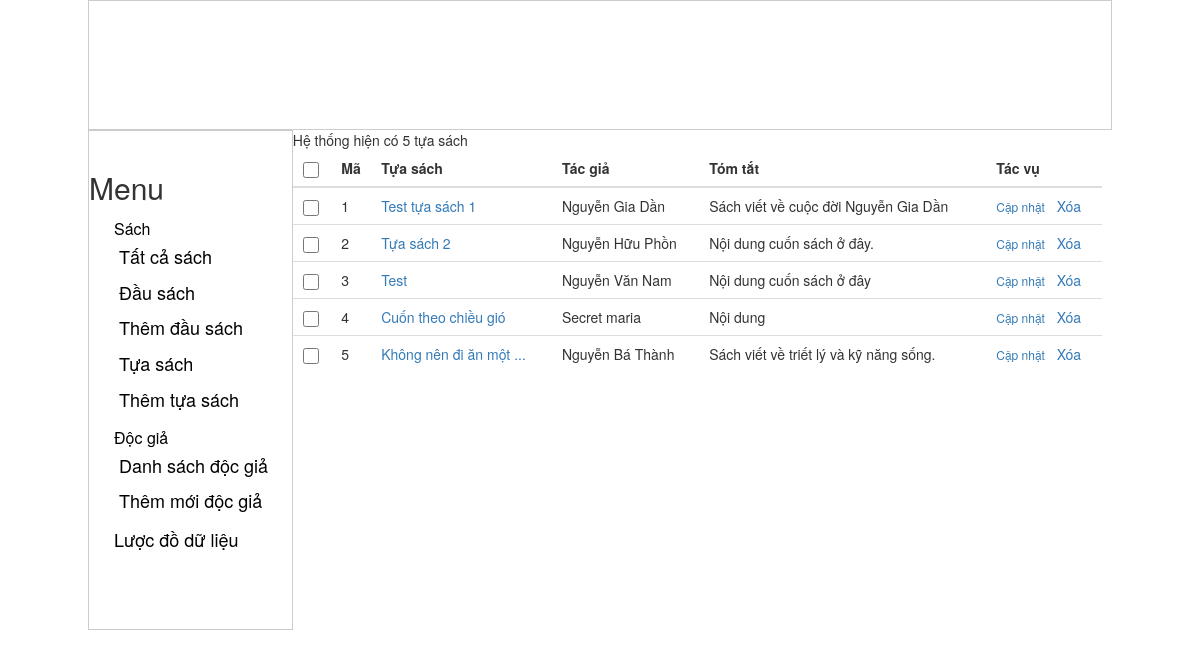
The page /index.php?act=list_tua_sach on the database as committed earlier.
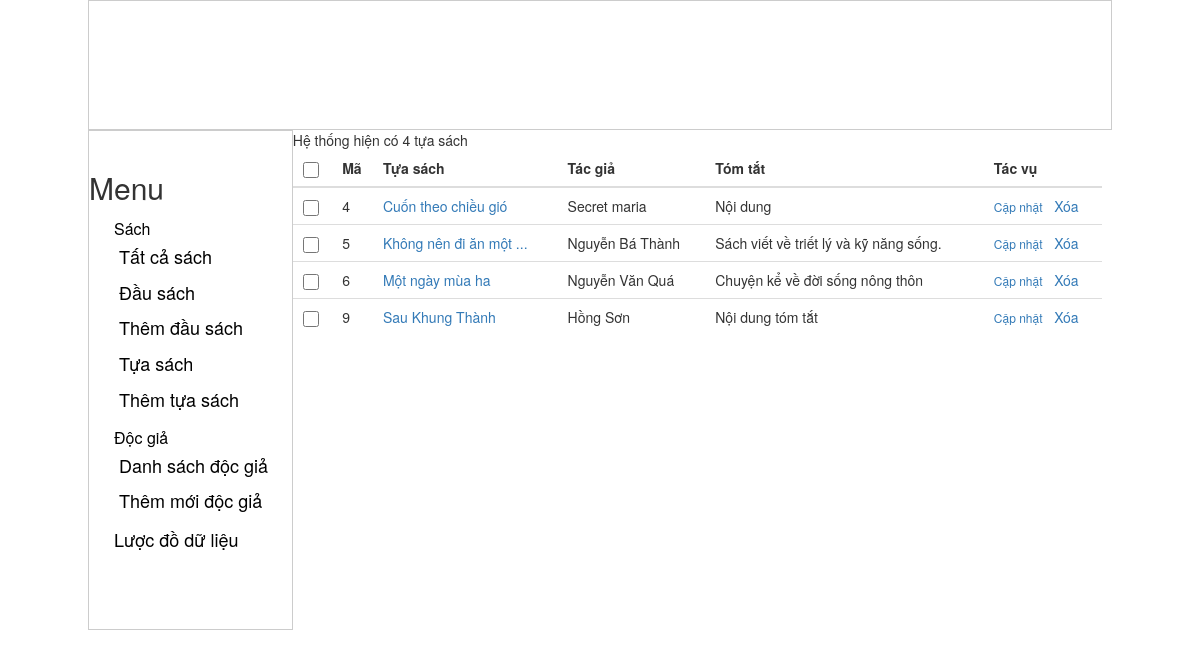
The same page on the database as committed later.
### tables this page shows
CREATE TABLE `tuasach` (
  `ma_tuasach` int(11) UNSIGNED NOT NULL,
  `tuasach` varchar(255) NOT NULL,
  `tacgia` varchar(255) NOT NULL,
  `tomtat` text NOT NULL
);

### inc/class_tua_sach.php (called while the page is built, shortened)
<?php
Class TuaSach{
	public static function list_tua_sach($select_all = 0, $posts_per_age = 10, $current_page = 1) {
		global $conn;
		if($select_all){
			$sql ="SELECT * FROM tuasach";
			$result = $conn->query($sql);
			if ($result->num_rows > 0) {
				return $result;
			}
			return 0;
		} else {
			$offset = $posts_per_age * ($current_page - 1);
			$sql ="SELECT * FROM tuasach LIMIT {$posts_per_age} OFFSET {$offset}";
			$result = $conn->query($sql);
			if ($result->num_rows > 0) {
				return $result;
			}
			return 0;
		}
	}
}

### inc/main.php (called while the page is built, shortened)
		<?php
require('class_tua_sach.php');
function limit_string($string, $len) {
	$t_len 		= $len;
	$string_len = strlen($string);
    if($len >  $string_len){
    	$len = $string_len;
    }
    $pos = strpos($string, ' ', $len);
    if($pos){
    	$string = substr($string,0,$pos);
    } else {
    	$string = substr($string,0,$len);
    }
     if($t_len < $string_len)
     	$string .= ' ...';
    return $string ;
}

### module/list_tua_sach.php (the view, shortened to what this page needs)
<?php
$total = TuaSach::list_tua_sach($select_all = 1);
if( !empty($total) ){
	$url = 'index.php?act=list_tua_sach&';
	$total_record = $total->num_rows;
    $current_page = isset($_GET['page']) ? $_GET['page'] : 1;
    $posts_per_page = 10;
	$result = TuaSach::list_tua_sach($select_all = 0, $posts_per_page, $current_page );
     echo "Hệ thống hiện có {$total_record} tựa sách";
	echo '<table class="table ">';
	echo "<thead><tr><th><input class ='checkbox selectall' type='checkbox' name=''></th><th> Mã</th> <th> Tựa sách </th> <th> Tác giả </th><th> Tóm tắt </th><th> Tác vụ </th> </tr></thead>";
	echo ' <tbody>';
	while( $row = $result->fetch_assoc() ) {
        $ma_tuasach = $row['ma_tuasach'];
		echo '<tr>';
        echo "<td><input class ='checkbox' type='checkbox' name='remove[{$ma_tuasach}]'>";
        echo "<td> " . $ma_tuasach. " </td>";
        echo "<td> <a class='' href= 'index.php?act=frm_add_tua_sach&id=".$row["ma_tuasach"]."'> " . limit_string($row["tuasach"],25). "</a> </td><td> " . $row["tacgia"]."</td><td>". limit_string($row["tomtat"],60). "</td>";
        echo "<td><a  class='action'  href='index.php?act=frm_add_tua_sach&id=".$ma_tuasach."'>Cập nhật</a> &nbsp; <a href='{$url}page={$current_page}&del={$ma_tuasach}' onclick ='return remove_tua_sach()'> Xóa</a>  ";
        echo '</tr>';
    }
    echo '</tbody>';
    echo '</table>';
}

Rows that differ between the two databases and show on the page:
removed tuasach: ma_tuasach "1", tuasach "Test tựa sách 1", tacgia "Nguyễn Gia Dần", tomtat "Sách viết về cuộc đời Nguyễn Gia Dần"
removed tuasach: ma_tuasach "2", tuasach "Tựa sách 2", tacgia "Nguyễn Hữu Phồn", tomtat "Nội dung cuốn sách ở đây."
removed tuasach: ma_tuasach "3", tuasach "Test", tacgia "Nguyễn Văn Nam", tomtat "Nội dung cuốn sách ở đây"
added tuasach: ma_tuasach "6", tuasach "Một ngày mùa ha", tacgia "Nguyễn Văn Quá", tomtat "Chuyện kể về đời sống nông thôn"
added tuasach: ma_tuasach "9", tuasach "Sau Khung Thành", tacgia "Hồng Sơn", tomtat "Nội dung tóm tắt"
Other text that changed with them:
$total_record: "5" → "4"
